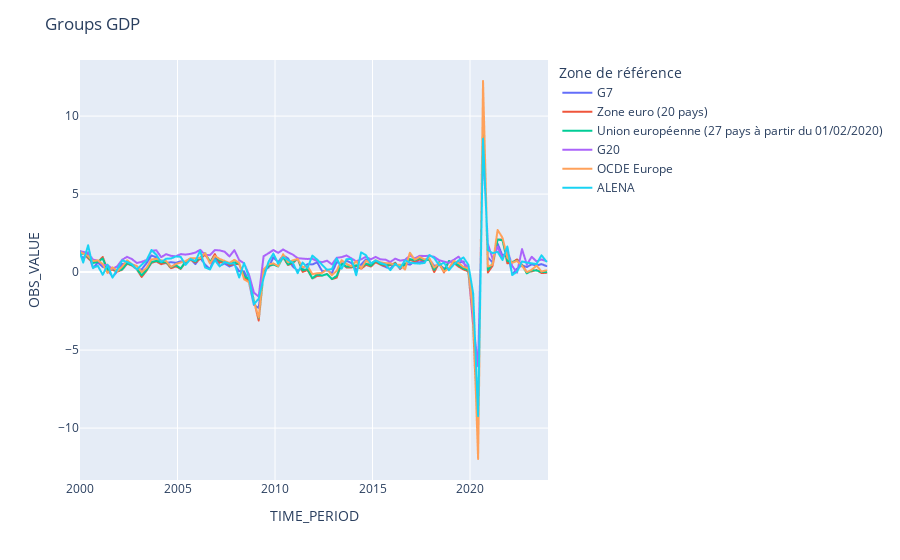

Notebook code cell kept with this figure:
### Code cell
fig = px.line(groups_gdp, x='TIME_PERIOD', y="OBS_VALUE", color='Zone de référence')
fig.update_layout(xaxis_range=['2000-01-01','2024'],
                  title_text= "Groups GDP")
fig.show()
